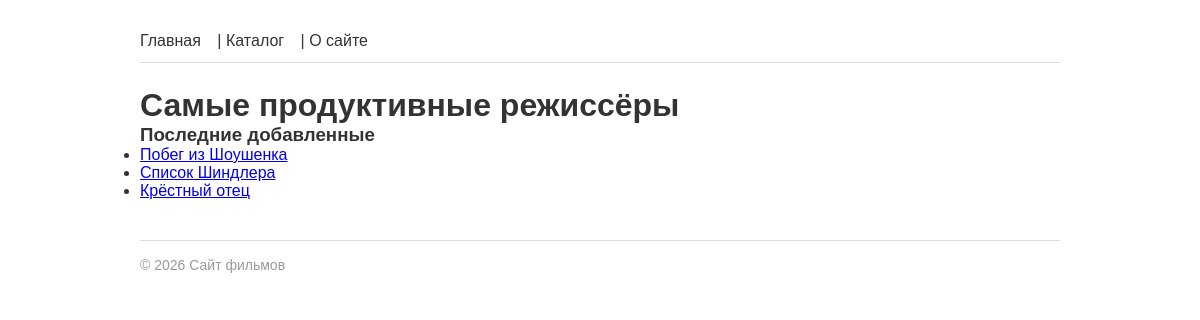
/directors/top/, run on an earlier commit of the app's database.
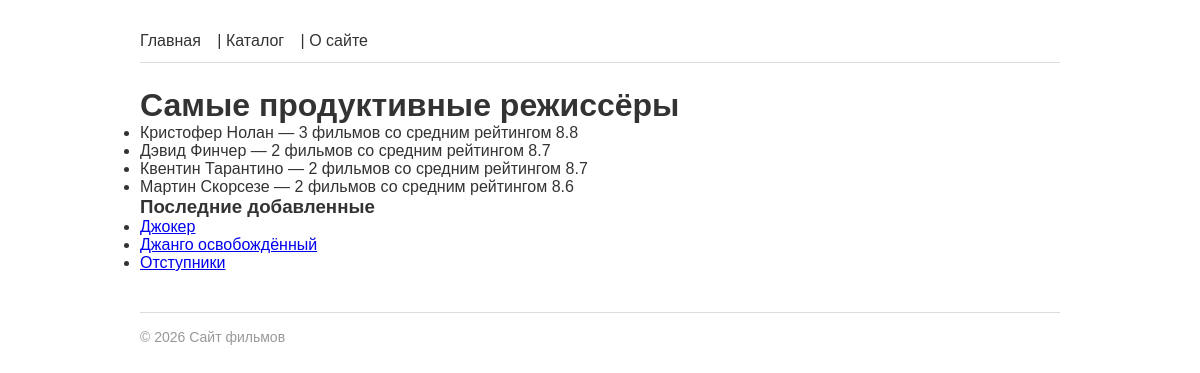
And on a later commit of the database.
### films/models.py (models this page shows, shortened)
class Film(models.Model):
    title = models.CharField(max_length=200, verbose_name='Название')
    year = models.PositiveIntegerField(verbose_name='Год выпуска')
    description = models.TextField(blank=True, verbose_name='Описание')
    rating = models.DecimalField(max_digits=3, decimal_places=1, default=0.0, verbose_name='Рейтинг')
    slug = models.SlugField(max_length=200, unique=True, blank=True)
    created_at = models.DateTimeField(auto_now_add=True, verbose_name='Дата добавления')
    director = models.ForeignKey(
        'Director', on_delete=models.SET_NULL, null=True, blank=True,
        related_name='films', verbose_name='Режиссёр'
    )
    genres = models.ManyToManyField('Genre', blank=True, related_name='films', verbose_name='Жанры')
    actors = models.ManyToManyField('Actor', blank=True, related_name='films', verbose_name='Актёры')
    objects = FilmManager()
    class Meta:
        ordering = ['-year']
        verbose_name = 'Фильм'
        verbose_name_plural = 'Фильмы'
    def get_absolute_url(self):
        return reverse('films:film_detail', kwargs={'slug': self.slug})

class Director(models.Model):
    name = models.CharField(max_length=200, verbose_name='Имя')
    bio = models.TextField(blank=True, verbose_name='Биография')
    photo = models.ImageField(upload_to='directors/', blank=True, verbose_name='Фото')
    slug = models.SlugField(max_length=200, unique=True, blank=True)
    class Meta:
        ordering = ['name']
        verbose_name = 'Режиссёр'
        verbose_name_plural = 'Режиссёры'

### films/views.py (the view)
# urls.py: path('directors/top/', views.top_directors, name='top_directors'),
def top_directors(request):
    directors = Director.objects.annotate(
        avg_rating=Avg('films__rating'),
        film_count=Count('films', distinct=True)
    ).filter(
        film_count__gte=2
    ).order_by(
        '-avg_rating'
    )[:5]
    context = {'directors': directors}
    return render(request, 'films/top_directors.html', context)

### films/models.py (called while the page is built)
    def recent(self, count=5):
        return self.order_by('-created_at')[:count]

### films/templatetags/film_tags.py (called while the page is built)
@register.simple_tag
def current_year():
    return datetime.date.today().year

@register.inclusion_tag('films/includes/latest_films.html')
def latest_films(count=3):
    films = Film.objects.recent(count)
    return {'films': films}

### films/templates/films/top_directors.html (shortened to what this page needs)
{% extends 'base.html' %}
{% block content %}
    <h1>Самые продуктивные режиссёры</h1>
    <ul>
        {% for director in directors %}
            <li>{{ director.name }} — {{ director.film_count }} фильмов со средним рейтингом {{ director.avg_rating|floatformat:1 }}</li>
        {% endfor %}
    </ul>
{% endblock %}

### templates/base.html (shortened to what this page needs)
{% load static %}
{% load film_tags %}
<!DOCTYPE html>
<html lang="ru">
<head>
    <link rel="stylesheet" href="{% static 'css/base.css' %}">
</head>
<body>
    <header>
        <nav>
            <a href="{% url 'films:index' %}">Главная</a> |
            <a href="{% url 'films:film_list' %}">Каталог</a> |
            <a href="{% url 'films:about' %}">О сайте</a>
        </nav>
    </header>
    <main>
        {% block content %}{% endblock %}
    </main>
    <aside>
    {% latest_films 3 %}
    </aside>
    <footer>
        <p>© {% current_year %} Сайт фильмов</p>
    </footer>
</body>
</html>

### films/templates/films/includes/latest_films.html
{% load film_tags %}
<div class="latest-films">
    <h3>Последние добавленные</h3>
    <ul>
    {% for film in films %}
        <li><a href="{{ film.get_absolute_url }}">{{ film.title }}</a></li>
    {% empty %}
        <li>Фильмов пока нет.</li>
    {% endfor %}
    </ul>
</div>

### static/css/base.css (style rules this page uses)
* { box-sizing: border-box; margin: 0; padding: 0; }
body { font-family: Arial, sans-serif; max-width: 960px; margin: 0 auto; padding: 20px; color: #333; }
nav { padding: 12px 0; border-bottom: 1px solid #ddd; margin-bottom: 24px; }
nav a { color: #333; text-decoration: none; margin-right: 12px; }
footer { margin-top: 40px; padding-top: 16px; border-top: 1px solid #ddd; color: #999; font-size: 14px; }

What changed in the data, as far as the page shows it:
removed Film: title "Побег из Шоушенка"
removed Film: title "Список Шиндлера"
removed Film: title "Крёстный отец"
added Director: name "Кристофер Нолан", film_count "3", avg_rating "8.8"
added Director: name "Дэвид Финчер", film_count "2", avg_rating "8.7"
added Director: name "Квентин Тарантино", film_count "2", avg_rating "8.7"
added Director: name "Мартин Скорсезе", film_count "2", avg_rating "8.6"
added Film: title "Джокер"
added Film: title "Джанго освобождённый"
added Film: title "Отступники"
